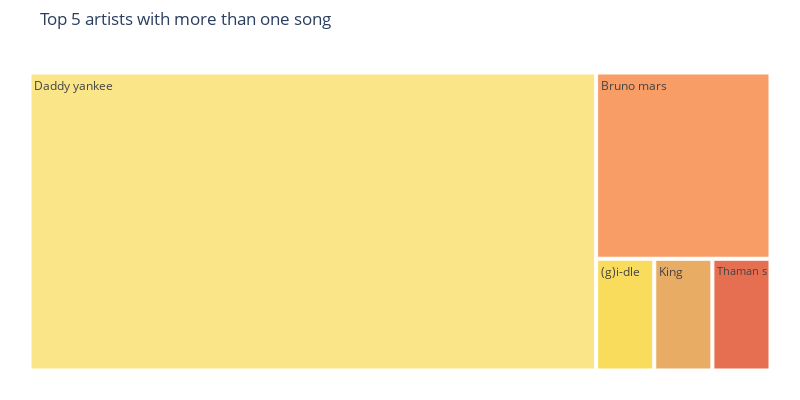

Notebook code cell kept with this figure:
### Markdown cell above
### Identify 5 artists with more than one song in the dataset

### Code cell
# Finding top 5 artists with more than one song
number = df1[['Artist', 'Track_id']].groupby('Artist').count().sort_values('Track_id', ascending = False).head(5).reset_index()
number.rename(columns = {'Track_id':'Total Songs'}, inplace = True)
colors=['#fae588','#f79d65','#f9dc5c','#e8ac65','#e76f51','#ef233c','#b7094c'] #color palette
# Building Visuals
fig = px.treemap(number, path=['Artist'],values='Total Songs', title = "Top 5 artists with more than one song", width=800, height=400)
fig.update_layout(treemapcolorway = colors, margin = dict (t=50, l=25, r=25, b=25) )
fig.show()

### Figure 1 — Plotly figure (JSON) as saved in the notebook; plotly's stock layout.template omitted (floating-point values rounded to 4 significant figures)
{"data": [{"branchvalues": "total", "domain": {"x": [0, 1], "y": [0, 1]}, "hovertemplate": "labels=%{label}<br>Total Songs=%{value}<br>parent=%{parent}<br>id=%{id}<extra></extra>", "ids": ["(g)i-dle", "Bruno mars", "Daddy yankee", "King", "Thaman s"], "labels": ["(g)i-dle", "Bruno mars", "Daddy yankee", "King", "Thaman s"], "name": "", "parents": ["", "", "", "", ""], "type": "treemap", "values": [1, 5, 26, 1, 1]}], "layout": {"height": 400, "legend": {"tracegroupgap": 0}, "margin": {"b": 25, "l": 25, "r": 25, "t": 50}, "title": {"text": "Top 5 artists with more than one song"}, "treemapcolorway": ["#fae588", "#f79d65", "#f9dc5c", "#e8ac65", "#e76f51", "#ef233c", "#b7094c"], "width": 800}}
